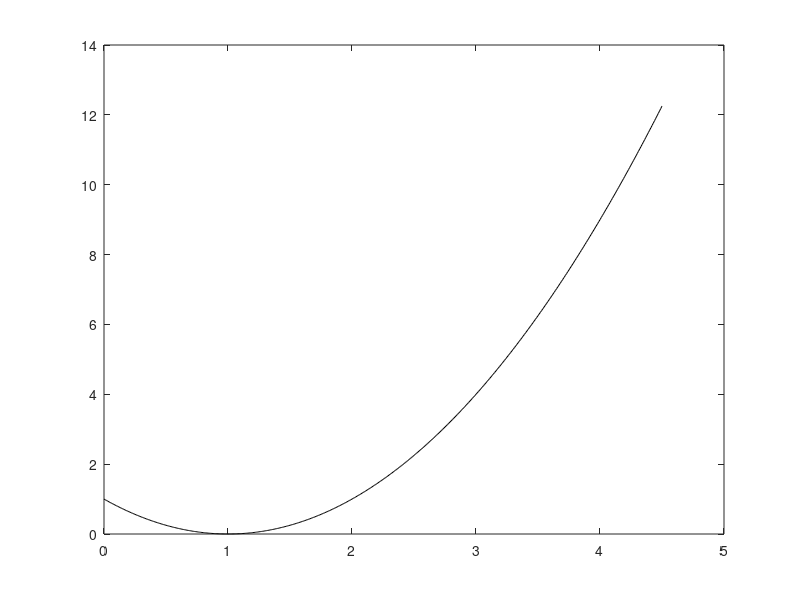

The MATLAB script that drew this image: (Note: this script raises an error after producing the figure.)
% Chapter 5: creating the images for Chapter 5 of my PhD Thesis.
% (c) Joachim Ganseman, october 2017

% NOTE: run this file while inside the 'tests' folder in Matlab for correct path

clear;
addpath(genpath('../'));     % add subdirectories to path. 

PRINTTOFILE = 0;

%% Part 0: plot the different beta divergences
% use equations in definition, substitute y=1 

deuc = @(x) (x.^2 -2.*x +1);
dkl = @(x) (x.*log(x) -x +1);
dis = @(x) (x -log(x) -1);

%note: Matlab2Tikz cannot handle fplot
%note: labels repositioned as tikz and matlab fonts differ.

figure;
%fplot(deuc, [0, 5], 'black');
plot(0:0.01:4.5, feval(deuc, 0:0.01:4.5), 'black');
%text(4.1,9,texlabel('d_{EUC}(x|y=1) = x^2 - 2x + 1'));
text(0.2,9,texlabel('d_{EUC}(x|y=1) = x^2 - 2x + 1'));
hold on;
%fplot(dkl, [0, 10], 'red');
plot(0:0.01:8.5, feval(dkl, 0:0.01:8.5), 'red');
text(5.5, 8.4,texlabel('d_{KL}(x|y=1) = x log(x) - x + 1'));
hold on;
%fplot(dis, [0, 10], 'blue');
plot(0:0.01:10, feval(dis, 0:0.01:10), 'blue');
text(6,2.8,texlabel('d_{IS}(x|y=1) = x - log(x) - 1'));
hold off;
grid on;
%limit plot height to y=10
ylim([0 10]);

%% if wanted, print to file
if PRINTTOFILE
    filename = '../../../thesis/images/chapter5/betafig.tex';
    matlab2tikz('height', '\figureheight', 'width', '\figurewidth', 'filename', filename, 'relativeDataPath', '.')
end

%% plot alpha distances in the same way
%dkl = @(x) (x.*log(x) -x +1);               %KL, alpha = 1.0
%dhell = @(x) -4.*(x.^0.5 -0.5.*x -0.5);      %Hellinger, alpha=0.5
dhell = @(x) 2.*(x.^0.5 -1).^2;
%dpear = @(x) (x.^2 -2.*x +1)./2.0;           %Pearson, alpha = 2.0
dpear = @(x) ((x-1).^2)./2;
%dkldual = @(x) (log(1.0./x) +x -1);            %KL dual, alpha = 0
dkldual = @(x) -log(x) +x -1; 
dneyman = @(x) (1./x + x -2)./2.0;               %Neyman X^2 , alpha = -1

figure;
plot(0:0.01:6, feval(dpear, 0:0.01:6), 'blue');
hold on;
plot(0:0.01:9, feval(dkl, 0:0.01:9), 'red');
hold on;
plot(0:0.01:11, feval(dhell, 0:0.01:11), 'black');
hold on;
plot(0:0.01:14, feval(dkldual, 0:0.01:14), 'green');
hold on;
plot(0:0.01:14, feval(dneyman, 0:0.01:14), 'magenta');
hold off;
grid on;
legend(...
    {'$d_{Pearson}(x|y=1) = \frac{1}{2}(x-1)^2$',...    %\alpha = 2 :  
    '$d_{KL}(x|y=1) = x log(x) - x + 1$',...                %\alpha = 1 : 
    '$d_{Hellinger}(x|y=1) = 2 (\sqrt{x} -1)^2$',...  %\alpha = 0.5 : 
    '$d_{KLdual}(x|y=1) = x -log(x) -1$',...     %\alpha = 0 :
    '$d_{Neyman}(x|y=1) = \frac{1}{2} (\frac{1}{x} +x -2)$'},...     %\alpha = 0 :
    'Interpreter', 'latex', 'Location', 'southeast')
ylim([0 10]); %limit plot height to y=10

if PRINTTOFILE
    filename = '../../../thesis/images/chapter5/alphafig.tex';
    matlab2tikz('height', '\figureheight', 'width', '\figurewidth', 'filename', filename, 'relativeDataPath', '.')
end


%% Part 1: find a good plot of the plotBetaNMF test (testing optimal beta/power for NMF). 
% arguments: mean, median, stddev, (min, max) 
% (note: min, max currently not working due to data generation error in plotBetaNMF_3)

disp('display bss_eval metrics separating C4-E4-G4 piano chord w/ beta-nmf.')
make33grid('nmf-beta-test4-chord1-base48.mat', 'median', 'beta');

%%
disp('display bss_eval metrics separating C5-E5-G5 piano chord w/ beta-nmf.')
make33grid('nmf-beta-test4-chord1-base60.mat', 'median', 'beta');

%%
disp('display bss_eval metrics separating C6-E6-G6 piano chord w/ beta-nmf.')
make33grid('nmf-beta-test4-chord1-base72.mat', 'median', 'beta');

%%
disp('display bss_eval metrics separating C4-E4-G4 piano chord w/ alpha-nmf.')
make33grid('nmf-alpha-test1-chord1-base48.mat', 'median', 'alpha');

%%
disp('display bss_eval metrics separating C5-E5-G5 piano chord w/ alpha-nmf.')
make33grid('nmf-alpha-test1-chord1-base60.mat', 'median', 'alpha');

%%
disp('display bss_eval metrics separating C6-E6-G6 piano chord w/ alpha-nmf.')
make33grid('nmf-alpha-test1-chord1-base72.mat', 'median', 'alpha');

%% Turns out, best course of action is probably to display all SDR graphs. 
% SIR roughly corresponds, but is less tight/strict. 
% SAR is erratic, can go anywhere.

% moved to separate function at the bottom of this file
disp('display mean beta-nmf SDR test results.')
make33sdrbeta('mean', PRINTTOFILE);

%% moved to separate function at the bottom of this file
disp('display mean alpha-nmf SDR test results.')
make33sdralpha('mean', PRINTTOFILE);


%%
% ================================================================== %

% make a 3x3 grid of the SDR, SIR and SAR variables in given .mat file

function make33grid(variablename, whattoplot, usedalg)

load(variablename);

% set up as: arpeggiated mix of 3 sources from MAPS dataset
% for each power 0.5:0.1:2.5, for each beta 0.0:0.1:2.5, 3 SDR values [1;2;3]
% try to plot as 3 separate 3D plots

switch whattoplot
    case 'max'
        maketable = cell2mat(mySDRmax);
    case 'min'
        maketable = cell2mat(mySDRmin);
    case 'mean'
        maketable = cell2mat(mySDRmean);
    case 'median'
        maketable = cell2mat(mySDRmedian);
    case 'stddev'
        maketable = cell2mat(mySDRstddev);
    otherwise
        maketable = cell2mat(mySDR);% cat(1,mySDR{:})); % put into tabular format
end        

source1sdr = maketable(1:3:end, :)';
source2sdr = maketable(2:3:end, :)';
source3sdr = maketable(3:3:end, :)';

%only keep values larger than 0
source1sdr = max(0, source1sdr);
source2sdr = max(0, source2sdr);
source3sdr = max(0, source3sdr);

%display max value
%max(source1sdr(:)) 
% keep within the maximum and 5 dB below that?
% source1sdr = max(max(source1sdr(:))-5.0, source1sdr);

%some variables for plot details
nrcontours = 20;
myfontsize=10;

%% if necessary create new figure
figure;

%% plot these as a 3d mesh/contour plot

%
s1ax = subplot(3, 3, 1);
contourf(source1sdr, nrcontours);
colorbar;
title('C SDR', 'fontsize', myfontsize);
grid on;
ylabel(usedalg);
% draw line of maxima along x-axis
[~, xmaxes] = max(source1sdr);
hold on; plot( 1:1:size(xmaxes,2) , xmaxes, 'red', 'LineWidth', 1.0, 'Marker', '*'); hold off;
% draw line of maxima along y-axis
[~, ymaxes] = max(source1sdr');
hold on; plot( ymaxes , 1:1:size(ymaxes,2), 'green', 'LineWidth', 1.0, 'Marker', 'd'); hold off;

%
s2ax = subplot(3, 3, 2);
contourf(source2sdr, nrcontours);
colorbar;
title('E SDR', 'fontsize', myfontsize);
grid on;
% draw line of maxima along x-axis
[~, xmaxes] = max(source2sdr);
hold on; plot( 1:1:size(xmaxes,2) , xmaxes, 'red', 'LineWidth', 1.0, 'Marker', '*'); hold off;
% draw line of maxima along y-axis
[~, ymaxes] = max(source2sdr');
hold on; plot( ymaxes , 1:1:size(ymaxes,2), 'green', 'LineWidth', 1.0, 'Marker', 'd'); hold off;

%
s3ax = subplot(3, 3, 3);
contourf(source3sdr, nrcontours);
colorbar;
title('G SDR', 'fontsize', myfontsize);
grid on;
% draw line of maxima along x-axis
[~, xmaxes] = max(source3sdr);
hold on; plot( 1:1:size(xmaxes,2) , xmaxes, 'red', 'LineWidth', 1.0, 'Marker', '*'); hold off;
% draw line of maxima along y-axis
[~, ymaxes] = max(source3sdr');
hold on; plot( ymaxes , 1:1:size(ymaxes,2), 'green', 'LineWidth', 1.0, 'Marker', 'd'); hold off;

%% plot SIR

switch whattoplot
    case 'max'
        maketable = cell2mat(mySIRmax);
    case 'min'
        maketable = cell2mat(mySIRmin);
    case 'mean'
        maketable = cell2mat(mySIRmean);
    case 'median'
        maketable = cell2mat(mySIRmedian);
    case 'stddev'
        maketable = cell2mat(mySIRstddev);
    otherwise
        maketable = cell2mat(mySIR); %cat(1,mySIR{:})); % put into tabular format
end
source1sir = maketable(1:3:end, :)';
source2sir = maketable(2:3:end, :)';
source3sir = maketable(3:3:end, :)';

%only keep values larger than 0
source1sir = max(0, source1sir);
source2sir = max(0, source2sir);
source3sir = max(0, source3sir);

s4ax = subplot(3, 3, 4);
contourf(source1sir, nrcontours);
colorbar;
title('C SIR', 'fontsize', myfontsize);
grid on;
ylabel(usedalg);
% draw line of maxima along x-axis
[~, xmaxes] = max(source1sir);
hold on; plot( 1:1:size(xmaxes,2) , xmaxes, 'red', 'LineWidth', 1.0, 'Marker', '*'); hold off;
% draw line of maxima along y-axis
[~, ymaxes] = max(source1sir');
hold on; plot( ymaxes , 1:1:size(ymaxes,2), 'green', 'LineWidth', 1.0, 'Marker', 'd'); hold off;

%
s5ax = subplot(3, 3, 5);
contourf(source2sir, nrcontours);
colorbar;
title('E SIR', 'fontsize', myfontsize);
grid on;
% draw line of maxima along x-axis
[~, xmaxes] = max(source2sir);
hold on; plot( 1:1:size(xmaxes,2) , xmaxes, 'red', 'LineWidth', 1.0, 'Marker', '*'); hold off;
% draw line of maxima along y-axis
[~, ymaxes] = max(source2sir');
hold on; plot( ymaxes , 1:1:size(ymaxes,2), 'green', 'LineWidth', 1.0, 'Marker', 'd'); hold off;

%
s6ax = subplot(3, 3, 6);
contourf(source3sir, nrcontours);
colorbar;
title('G SIR', 'fontsize', myfontsize);
grid on;
% draw line of maxima along x-axis
[~, xmaxes] = max(source3sir);
hold on; plot( 1:1:size(xmaxes,2) , xmaxes, 'red', 'LineWidth', 1.0, 'Marker', '*'); hold off;
% draw line of maxima along y-axis
[~, ymaxes] = max(source3sir');
hold on; plot( ymaxes , 1:1:size(ymaxes,2), 'green', 'LineWidth', 1.0, 'Marker', 'd'); hold off;

%% plot SAR

switch whattoplot
    case 'max'
        maketable = cell2mat(mySARmax);
    case 'min'
        maketable = cell2mat(mySARmin);
    case 'mean'
        maketable = cell2mat(mySARmean);
    case 'median'
        maketable = cell2mat(mySARmedian);
    case 'stddev'
        maketable = cell2mat(mySARstddev);
    otherwise
        maketable = cell2mat(mySAR); %cat(1,mySAR{:})); % put into tabular format
end

source1sar = maketable(1:3:end, :)';
source2sar = maketable(2:3:end, :)';
source3sar = maketable(3:3:end, :)';

%only keep values larger than 0
source1sar = max(0, source1sar);
source2sar = max(0, source2sar);
source3sar = max(0, source3sar);

s7ax = subplot(3, 3, 7);
contourf(source1sar, nrcontours);
colorbar;
title('C SAR', 'fontsize', myfontsize);
grid on;
ylabel(usedalg);
xlabel('exponent');
% draw line of maxima along x-axis
[~, xmaxes] = max(source1sar);
hold on; plot( 1:1:size(xmaxes,2) , xmaxes, 'red', 'LineWidth', 1.0, 'Marker', '*'); hold off;
% draw line of maxima along y-axis
[~, ymaxes] = max(source1sar');
hold on; plot( ymaxes , 1:1:size(ymaxes,2), 'green', 'LineWidth', 1.0, 'Marker', 'd'); hold off;

%
s8ax = subplot(3, 3, 8);
contourf(source2sar, nrcontours);
colorbar;
title('E SAR', 'fontsize', myfontsize);
grid on;
xlabel('exponent');
% draw line of maxima along x-axis
[~, xmaxes] = max(source2sar);
hold on; plot( 1:1:size(xmaxes,2) , xmaxes, 'red', 'LineWidth', 1.0, 'Marker', '*'); hold off;
% draw line of maxima along y-axis
[~, ymaxes] = max(source2sar');
hold on; plot( ymaxes , 1:1:size(ymaxes,2), 'green', 'LineWidth', 1.0, 'Marker', 'd'); hold off;

%
s9ax = subplot(3, 3, 9);
contourf(source3sar, nrcontours);
colorbar;
title('G SAR', 'fontsize', myfontsize);
grid on;
xlabel('exponent');
% draw line of maxima along x-axis
[~, xmaxes] = max(source3sar);
hold on; plot( 1:1:size(xmaxes,2) , xmaxes, 'red', 'LineWidth', 1.0, 'Marker', '*'); hold off;
% draw line of maxima along y-axis
[~, ymaxes] = max(source3sar');
hold on; plot( ymaxes , 1:1:size(ymaxes,2), 'green', 'LineWidth', 1.0, 'Marker', 'd'); hold off;

%% set axes

switch usedalg
    case 'beta'
        set([s1ax, s2ax, s3ax, s4ax, s5ax, s6ax, s7ax, s8ax, s9ax],...
        'BoxStyle','full','Layer','top','YMinorTick','on','YTick',...
        [1 6 11 16 21 26],'YTickLabel',{'0.0','0.5','1.0','1.5','2.0','2.5'},...
        'XMinorTick','on','XTick',[1 6 11 16 21],'XTickLabel',...
        {'0.5','1.0','1.5','2.0','2.5'});
    case 'alpha'
        set([s1ax, s2ax, s3ax, s4ax, s5ax, s6ax, s7ax, s8ax, s9ax],...
        'BoxStyle','full','Layer','top','YMinorTick','on','YTick',...
        [1 5 9 13],'YTickLabel',{'-1.0','0.0','1.0', '2.0'},...
        'XMinorTick','on','XTick',[1 3 5 7 9],'XTickLabel',...
        {'0.5','1.0','1.5','2.0','2.5'});
    otherwise %default to beta
        set([s1ax, s2ax, s3ax, s4ax, s5ax, s6ax, s7ax, s8ax, s9ax],...
        'BoxStyle','full','Layer','top','YMinorTick','on','YTick',...
        [1 6 11 16 21 26],'YTickLabel',{'0.0','0.5','1.0','1.5','2.0','2.5'},...
        'XMinorTick','on','XTick',[1 6 11 16 21],'XTickLabel',...
        {'0.5','1.0','1.5','2.0','2.5'});
end

end %function make33grid


%%
% ================================================================== %

% make a 3x3 grid of all SDR variables in given .mat file, with color bar 
% separately at the bottom. (To export to EPS and then include in TeX)

function make33sdrbeta(whattoplot, PRINTTOFILE)

colormin = 0;
% to decide maximum of color bar, check:
% max(max([ source1sdr source2sdr source3sdr source4sdr source5sdr source6sdr source7sdr source8sdr source9sdr ] ))
colormax = 23;

load('nmf-beta-test4-chord1-base48.mat');
switch whattoplot
    case 'max'
        maketable = cell2mat(mySDRmax);
    case 'min'
        maketable = cell2mat(mySDRmin);
    case 'mean'
        maketable = cell2mat(mySDRmean);
    case 'median'
        maketable = cell2mat(mySDRmedian);
    case 'stddev'
        maketable = cell2mat(mySDRstddev);
    otherwise
        maketable = cell2mat(mySDR);% cat(1,mySDR{:})); % put into tabular format
end  
source1sdr = maketable(1:3:end, :)'; source1sdr = max(colormin, source1sdr);
source2sdr = maketable(2:3:end, :)'; source2sdr = max(colormin, source2sdr);
source3sdr = maketable(3:3:end, :)'; source3sdr = max(colormin, source3sdr);
load('nmf-beta-test4-chord1-base60.mat');
switch whattoplot
    case 'max'
        maketable = cell2mat(mySDRmax);
    case 'min'
        maketable = cell2mat(mySDRmin);
    case 'mean'
        maketable = cell2mat(mySDRmean);
    case 'median'
        maketable = cell2mat(mySDRmedian);
    case 'stddev'
        maketable = cell2mat(mySDRstddev);
    otherwise
        maketable = cell2mat(mySDR);% cat(1,mySDR{:})); % put into tabular format
end  
source4sdr = maketable(1:3:end, :)'; source4sdr = max(colormin, source4sdr);
source5sdr = maketable(2:3:end, :)'; source5sdr = max(colormin, source5sdr);
source6sdr = maketable(3:3:end, :)'; source6sdr = max(colormin, source6sdr);
load('nmf-beta-test4-chord1-base72.mat');
switch whattoplot
    case 'max'
        maketable = cell2mat(mySDRmax);
    case 'min'
        maketable = cell2mat(mySDRmin);
    case 'mean'
        maketable = cell2mat(mySDRmean);
    case 'median'
        maketable = cell2mat(mySDRmedian);
    case 'stddev'
        maketable = cell2mat(mySDRstddev);
    otherwise
        maketable = cell2mat(mySDR);% cat(1,mySDR{:})); % put into tabular format
end  
source7sdr = maketable(1:3:end, :)'; source7sdr = max(colormin, source7sdr);
source8sdr = maketable(2:3:end, :)'; source8sdr = max(colormin, source8sdr);
source9sdr = maketable(3:3:end, :)'; source9sdr = max(colormin, source9sdr);

nrcontours = 20;
myfontsize = 9;
figure1 = figure;
axes1 = axes('Parent',figure1);
sprows = 4;
spcols = 3;

s1ax = subplot(sprows, spcols, 1);
contourf(source1sdr, nrcontours);
title(['C4 (MIDI:48) ' whattoplot ' SDR'], 'fontsize', myfontsize); ylabel('Beta'); %xlabel('exponent');
% draw lines of maxima along x and y-axis
[~, xmaxes] = max(source1sdr); hold on; plot( 1:1:size(xmaxes,2) , xmaxes, 'red', 'LineWidth', 1.0, 'Marker', '*'); hold off;
[~, ymaxes] = max(source1sdr'); hold on; plot( ymaxes , 1:1:size(ymaxes,2), 'green', 'LineWidth', 1.0, 'Marker', 'd'); hold off;
grid on; caxis([colormin colormax]); %colorbar;

s2ax = subplot(sprows, spcols, 2);
contourf(source2sdr, nrcontours);
title(['E4 (MIDI:52) ' whattoplot ' SDR'], 'fontsize', myfontsize); %ylabel('Beta'); xlabel('exponent');
% draw lines of maxima along x and y-axis
[~, xmaxes] = max(source2sdr); hold on; plot( 1:1:size(xmaxes,2) , xmaxes, 'red', 'LineWidth', 1.0, 'Marker', '*'); hold off;
[~, ymaxes] = max(source2sdr'); hold on; plot( ymaxes , 1:1:size(ymaxes,2), 'green', 'LineWidth', 1.0, 'Marker', 'd'); hold off;
grid on; caxis([colormin colormax]); %colorbar;

s3ax = subplot(sprows, spcols, 3);
contourf(source3sdr, nrcontours);
title(['G4 (MIDI:55) ' whattoplot ' SDR'], 'fontsize', myfontsize); %ylabel('Beta'); xlabel('exponent');
% draw lines of maxima along x and y-axis
[~, xmaxes] = max(source3sdr); hold on; plot( 1:1:size(xmaxes,2) , xmaxes, 'red', 'LineWidth', 1.0, 'Marker', '*'); hold off;
[~, ymaxes] = max(source3sdr'); hold on; plot( ymaxes , 1:1:size(ymaxes,2), 'green', 'LineWidth', 1.0, 'Marker', 'd'); hold off;
grid on; caxis([colormin colormax]); %colorbar;

s4ax = subplot(sprows, spcols, 4);
contourf(source4sdr, nrcontours);
title(['C5 (MIDI:60) ' whattoplot ' SDR'], 'fontsize', myfontsize); ylabel('Beta'); %xlabel('exponent');
% draw lines of maxima along x and y-axis
[~, xmaxes] = max(source4sdr); hold on; plot( 1:1:size(xmaxes,2) , xmaxes, 'red', 'LineWidth', 1.0, 'Marker', '*'); hold off;
[~, ymaxes] = max(source4sdr'); hold on; plot( ymaxes , 1:1:size(ymaxes,2), 'green', 'LineWidth', 1.0, 'Marker', 'd'); hold off;
grid on; caxis([colormin colormax]); %colorbar;

s5ax = subplot(sprows, spcols, 5);
contourf(source5sdr, nrcontours);
title(['E5 (MIDI:64) ' whattoplot ' SDR'], 'fontsize', myfontsize); %ylabel('Beta'); xlabel('exponent');
% draw lines of maxima along x and y-axis
[~, xmaxes] = max(source5sdr); hold on; plot( 1:1:size(xmaxes,2) , xmaxes, 'red', 'LineWidth', 1.0, 'Marker', '*'); hold off;
[~, ymaxes] = max(source5sdr'); hold on; plot( ymaxes , 1:1:size(ymaxes,2), 'green', 'LineWidth', 1.0, 'Marker', 'd'); hold off;
grid on; caxis([colormin colormax]); %colorbar;

s6ax = subplot(sprows, spcols, 6);
contourf(source6sdr, nrcontours);
title(['G5 (MIDI:67) ' whattoplot ' SDR'], 'fontsize', myfontsize); %ylabel('Beta'); xlabel('exponent');
% draw lines of maxima along x and y-axis
[~, xmaxes] = max(source6sdr); hold on; plot( 1:1:size(xmaxes,2) , xmaxes, 'red', 'LineWidth', 1.0, 'Marker', '*'); hold off;
[~, ymaxes] = max(source6sdr'); hold on; plot( ymaxes , 1:1:size(ymaxes,2), 'green', 'LineWidth', 1.0, 'Marker', 'd'); hold off;
grid on; caxis([colormin colormax]); %colorbar;

s7ax = subplot(sprows, spcols, 7);
contourf(source7sdr, nrcontours);
title(['C6 (MIDI:72) ' whattoplot ' SDR'], 'fontsize', myfontsize); ylabel('Beta'); xlabel('exponent');
% draw lines of maxima along x and y-axis
[~, xmaxes] = max(source7sdr); hold on; plot( 1:1:size(xmaxes,2) , xmaxes, 'red', 'LineWidth', 1.0, 'Marker', '*'); hold off;
[~, ymaxes] = max(source7sdr'); hold on; plot( ymaxes , 1:1:size(ymaxes,2), 'green', 'LineWidth', 1.0, 'Marker', 'd'); hold off;
grid on; caxis([colormin colormax]); %colorbar;

s8ax = subplot(sprows, spcols, 8);
contourf(source8sdr, nrcontours);
title(['E6 (MIDI:76) ' whattoplot ' SDR'], 'fontsize', myfontsize); xlabel('exponent'); %ylabel('Beta');
% draw lines of maxima along x and y-axis
[~, xmaxes] = max(source8sdr); hold on; plot( 1:1:size(xmaxes,2) , xmaxes, 'red', 'LineWidth', 1.0, 'Marker', '*'); hold off;
[~, ymaxes] = max(source8sdr'); hold on; plot( ymaxes , 1:1:size(ymaxes,2), 'green', 'LineWidth', 1.0, 'Marker', 'd'); hold off;
grid on; caxis([colormin colormax]); %colorbar('southoutside')

s9ax = subplot(sprows, spcols, 9);
contourf(source9sdr, nrcontours);
title(['G6 (MIDI:79) ' whattoplot ' SDR'], 'fontsize', myfontsize); xlabel('exponent'); %ylabel('Beta');
% draw lines of maxima along x and y-axis
[~, xmaxes] = max(source9sdr); hold on; plot( 1:1:size(xmaxes,2) , xmaxes, 'red', 'LineWidth', 1.0, 'Marker', '*'); hold off;
[~, ymaxes] = max(source9sdr'); hold on; plot( ymaxes , 1:1:size(ymaxes,2), 'green', 'LineWidth', 1.0, 'Marker', 'd'); hold off;
grid on; caxis([colormin colormax]); %colorbar('Ticks',[0,5,10,15,20,25]); 

% set/link axes
set([s1ax, s2ax, s3ax, s4ax, s5ax, s6ax, s7ax, s8ax, s9ax],...
    'BoxStyle','full','Layer','top','YMinorTick','on','YTick',...
    [1 6 11 16 21 26],'YTickLabel',{'0.0','0.5','1.0','1.5','2.0','2.5'},...
    'XMinorTick','on','XTick',[1 6 11 16 21],'XTickLabel',...
    {'0.5','1.0','1.5','2.0','2.5'});
linkaxes([s1ax, s2ax, s3ax, s4ax, s5ax, s6ax, s7ax, s8ax, s9ax],'xy');

% put colorbar in new row
s11ax = subplot(sprows, spcols, 11);
axis off; caxis([colormin colormax]);
colorbar('northoutside', 'Ticks',[0,5,10,15,20,25]);

%% if wanted, print to file
if PRINTTOFILE
    filename = '../../../thesis/images/chapter5/betafig.tex';
    matlab2tikz('height', '\figureheight', 'width', '\figurewidth', 'filename', filename, 'relativeDataPath', '.')
end

%% Just for the fun of it, plot the average across all notes
source10sdr = (source1sdr+source2sdr+source3sdr+source4sdr+source5sdr+source6sdr+source7sdr+source8sdr+source9sdr)./9.0;
figure2 = figure;
contourf(source10sdr, nrcontours);
title([whattoplot ' SDR across 9 different notes']); ylabel('beta'); xlabel('exponent');
xticks(1:5:21); xticklabels({'0.5', '1.0', '1.5', '2.0', '2.5'});
yticks(1:5:26); yticklabels({'0.0', '0.5', '1.0', '1.5', '2.0', '2.5'});
% draw lines of maxima along x and y-axis
[~, xmaxes] = max(source10sdr); hold on; plot( 1:1:size(xmaxes,2) , xmaxes, 'red', 'LineWidth', 1.0, 'Marker', '*'); hold off;
[~, ymaxes] = max(source10sdr'); hold on; plot( ymaxes , 1:1:size(ymaxes,2), 'green', 'LineWidth', 1.0, 'Marker', 'd'); hold off;
% draw 1/x curve
dinv = @(x) 1./x;
hold on; plot(1:0.1:21, feval(dinv, 0.5:0.01:2.5).*10+1, '--b', 'LineWidth', 1); hold off;
grid on; colorbar;

%% if wanted, print to file
if PRINTTOFILE
    filename = ['../../../thesis/images/chapter5/betavsexponent' whattoplot '.tex'];
    matlab2tikz('height', '\figureheight', 'width', '\figurewidth', 'filename', filename, 'relativeDataPath', '.')
end

end %function make33sdrbeta

% make a 3x3 grid of all SDR variables in given .mat file, with color bar 
% separately at the bottom. (To export to EPS and then include in TeX)

function make33sdralpha(whattoplot, PRINTTOFILE)

colormin = 0;
% to decide maximum of color bar, check:
% max(max([ source1sdr source2sdr source3sdr source4sdr source5sdr source6sdr source7sdr source8sdr source9sdr ] ))
colormax = 23;

load('nmf-alpha-test1-chord1-base48.mat');
switch whattoplot
    case 'max'
        maketable = cell2mat(mySDRmax);
    case 'min'
        maketable = cell2mat(mySDRmin);
    case 'mean'
        maketable = cell2mat(mySDRmean);
    case 'median'
        maketable = cell2mat(mySDRmedian);
    case 'stddev'
        maketable = cell2mat(mySDRstddev);
    otherwise
        maketable = cell2mat(mySDR);% cat(1,mySDR{:})); % put into tabular format
end  
source1sdr = maketable(1:3:end, :)'; source1sdr = max(colormin, source1sdr);
source2sdr = maketable(2:3:end, :)'; source2sdr = max(colormin, source2sdr);
source3sdr = maketable(3:3:end, :)'; source3sdr = max(colormin, source3sdr);
load('nmf-alpha-test1-chord1-base60.mat');
switch whattoplot
    case 'max'
        maketable = cell2mat(mySDRmax);
    case 'min'
        maketable = cell2mat(mySDRmin);
    case 'mean'
        maketable = cell2mat(mySDRmean);
    case 'median'
        maketable = cell2mat(mySDRmedian);
    case 'stddev'
        maketable = cell2mat(mySDRstddev);
    otherwise
        maketable = cell2mat(mySDR);% cat(1,mySDR{:})); % put into tabular format
end  
source4sdr = maketable(1:3:end, :)'; source4sdr = max(colormin, source4sdr);
source5sdr = maketable(2:3:end, :)'; source5sdr = max(colormin, source5sdr);
source6sdr = maketable(3:3:end, :)'; source6sdr = max(colormin, source6sdr);
load('nmf-alpha-test1-chord1-base72.mat');
switch whattoplot
    case 'max'
        maketable = cell2mat(mySDRmax);
    case 'min'
        maketable = cell2mat(mySDRmin);
    case 'mean'
        maketable = cell2mat(mySDRmean);
    case 'median'
        maketable = cell2mat(mySDRmedian);
    case 'stddev'
        maketable = cell2mat(mySDRstddev);
    otherwise
        maketable = cell2mat(mySDR);% cat(1,mySDR{:})); % put into tabular format
end  
source7sdr = maketable(1:3:end, :)'; source7sdr = max(colormin, source7sdr);
source8sdr = maketable(2:3:end, :)'; source8sdr = max(colormin, source8sdr);
source9sdr = maketable(3:3:end, :)'; source9sdr = max(colormin, source9sdr);

nrcontours = 20;
myfontsize = 9;
figure1 = figure;
axes1 = axes('Parent',figure1);
sprows = 4;
spcols = 3;

s1ax = subplot(sprows, spcols, 1);
contourf(source1sdr, nrcontours);
title(['C4 (MIDI:48) ' whattoplot ' SDR'], 'fontsize', myfontsize); ylabel('Alpha'); %xlabel('exponent');
% draw lines of maxima along x and y-axis
[~, xmaxes] = max(source1sdr); hold on; plot( 1:1:size(xmaxes,2) , xmaxes, 'red', 'LineWidth', 1.0, 'Marker', '*'); hold off;
[~, ymaxes] = max(source1sdr'); hold on; plot( ymaxes , 1:1:size(ymaxes,2), 'green', 'LineWidth', 1.0, 'Marker', 'd'); hold off;
grid on; caxis([colormin colormax]); %colorbar;

s2ax = subplot(sprows, spcols, 2);
contourf(source2sdr, nrcontours);
title(['E4 (MIDI:52) ' whattoplot ' SDR'], 'fontsize', myfontsize); %ylabel('Alpha'); xlabel('exponent');
% draw lines of maxima along x and y-axis
[~, xmaxes] = max(source2sdr); hold on; plot( 1:1:size(xmaxes,2) , xmaxes, 'red', 'LineWidth', 1.0, 'Marker', '*'); hold off;
[~, ymaxes] = max(source2sdr'); hold on; plot( ymaxes , 1:1:size(ymaxes,2), 'green', 'LineWidth', 1.0, 'Marker', 'd'); hold off;
grid on; caxis([colormin colormax]); %colorbar;

s3ax = subplot(sprows, spcols, 3);
contourf(source3sdr, nrcontours);
title(['G4 (MIDI:55) ' whattoplot ' SDR'], 'fontsize', myfontsize); %ylabel('Alpha'); xlabel('exponent');
% draw lines of maxima along x and y-axis
[~, xmaxes] = max(source3sdr); hold on; plot( 1:1:size(xmaxes,2) , xmaxes, 'red', 'LineWidth', 1.0, 'Marker', '*'); hold off;
[~, ymaxes] = max(source3sdr'); hold on; plot( ymaxes , 1:1:size(ymaxes,2), 'green', 'LineWidth', 1.0, 'Marker', 'd'); hold off;
grid on; caxis([colormin colormax]); %colorbar;

s4ax = subplot(sprows, spcols, 4);
contourf(source4sdr, nrcontours);
title(['C5 (MIDI:60) ' whattoplot ' SDR'], 'fontsize', myfontsize); ylabel('Alpha'); %xlabel('exponent');
% draw lines of maxima along x and y-axis
[~, xmaxes] = max(source4sdr); hold on; plot( 1:1:size(xmaxes,2) , xmaxes, 'red', 'LineWidth', 1.0, 'Marker', '*'); hold off;
[~, ymaxes] = max(source4sdr'); hold on; plot( ymaxes , 1:1:size(ymaxes,2), 'green', 'LineWidth', 1.0, 'Marker', 'd'); hold off;
grid on; caxis([colormin colormax]); %colorbar;

s5ax = subplot(sprows, spcols, 5);
contourf(source5sdr, nrcontours);
title(['E5 (MIDI:64) ' whattoplot ' SDR'], 'fontsize', myfontsize); %ylabel('Alpha'); xlabel('exponent');
% draw lines of maxima along x and y-axis
[~, xmaxes] = max(source5sdr); hold on; plot( 1:1:size(xmaxes,2) , xmaxes, 'red', 'LineWidth', 1.0, 'Marker', '*'); hold off;
[~, ymaxes] = max(source5sdr'); hold on; plot( ymaxes , 1:1:size(ymaxes,2), 'green', 'LineWidth', 1.0, 'Marker', 'd'); hold off;
grid on; caxis([colormin colormax]); %colorbar;

s6ax = subplot(sprows, spcols, 6);
contourf(source6sdr, nrcontours);
title(['G5 (MIDI:67) ' whattoplot ' SDR'], 'fontsize', myfontsize); %ylabel('Alpha'); xlabel('exponent');
% draw lines of maxima along x and y-axis
[~, xmaxes] = max(source6sdr); hold on; plot( 1:1:size(xmaxes,2) , xmaxes, 'red', 'LineWidth', 1.0, 'Marker', '*'); hold off;
[~, ymaxes] = max(source6sdr'); hold on; plot( ymaxes , 1:1:size(ymaxes,2), 'green', 'LineWidth', 1.0, 'Marker', 'd'); hold off;
grid on; caxis([colormin colormax]); %colorbar;

s7ax = subplot(sprows, spcols, 7);
contourf(source7sdr, nrcontours);
title(['C6 (MIDI:72) ' whattoplot ' SDR'], 'fontsize', myfontsize); ylabel('Alpha'); xlabel('exponent');
% draw lines of maxima along x and y-axis
[~, xmaxes] = max(source7sdr); hold on; plot( 1:1:size(xmaxes,2) , xmaxes, 'red', 'LineWidth', 1.0, 'Marker', '*'); hold off;
[~, ymaxes] = max(source7sdr'); hold on; plot( ymaxes , 1:1:size(ymaxes,2), 'green', 'LineWidth', 1.0, 'Marker', 'd'); hold off;
grid on; caxis([colormin colormax]); %colorbar;

s8ax = subplot(sprows, spcols, 8);
contourf(source8sdr, nrcontours);
title(['E6 (MIDI:76) ' whattoplot ' SDR'], 'fontsize', myfontsize); xlabel('exponent'); %ylabel('Alpha');
% draw lines of maxima along x and y-axis
[~, xmaxes] = max(source8sdr); hold on; plot( 1:1:size(xmaxes,2) , xmaxes, 'red', 'LineWidth', 1.0, 'Marker', '*'); hold off;
[~, ymaxes] = max(source8sdr'); hold on; plot( ymaxes , 1:1:size(ymaxes,2), 'green', 'LineWidth', 1.0, 'Marker', 'd'); hold off;
grid on; caxis([colormin colormax]); %colorbar('southoutside')

s9ax = subplot(sprows, spcols, 9);
contourf(source9sdr, nrcontours);
title(['G6 (MIDI:79) ' whattoplot ' SDR'], 'fontsize', myfontsize); xlabel('exponent'); %ylabel('Alpha');
% draw lines of maxima along x and y-axis
[~, xmaxes] = max(source9sdr); hold on; plot( 1:1:size(xmaxes,2) , xmaxes, 'red', 'LineWidth', 1.0, 'Marker', '*'); hold off;
[~, ymaxes] = max(source9sdr'); hold on; plot( ymaxes , 1:1:size(ymaxes,2), 'green', 'LineWidth', 1.0, 'Marker', 'd'); hold off;
grid on; caxis([colormin colormax]); %colorbar('Ticks',[0,5,10,15,20,25]); 

% set/link axes
set([s1ax, s2ax, s3ax, s4ax, s5ax, s6ax, s7ax, s8ax, s9ax],...
        'BoxStyle','full','Layer','top','YMinorTick','on','YTick',...
        [1 5 9 13],'YTickLabel',{'-1.0','0.0','1.0', '2.0'},...
        'XMinorTick','on','XTick',[1 3 5 7 9],'XTickLabel',...
        {'0.5','1.0','1.5','2.0','2.5'});
linkaxes([s1ax, s2ax, s3ax, s4ax, s5ax, s6ax, s7ax, s8ax, s9ax],'xy');

% put colorbar in new row
s11ax = subplot(sprows, spcols, 11);
axis off; caxis([colormin colormax]);
colorbar('northoutside', 'Ticks',[0,5,10,15,20,25]);

%% if wanted, print to file
if PRINTTOFILE
    filename = '../../../thesis/images/chapter5/alphafig.tex';
    matlab2tikz('height', '\figureheight', 'width', '\figurewidth', 'filename', filename, 'relativeDataPath', '.')
end

%% Just for the fun of it, plot the average across all notes
source10sdr = (source1sdr+source2sdr+source3sdr+source4sdr+source5sdr+source6sdr+source7sdr+source8sdr+source9sdr)./9.0;
figure2 = figure;
contourf(source10sdr, nrcontours);
title([whattoplot ' SDR across 9 different notes']); ylabel('alpha'); xlabel('exponent');
xticks([1 3 5 7 9]); xticklabels({'0.5', '1.0', '1.5', '2.0', '2.5'});
yticks([1 5 9 13]); yticklabels({'-1.0','0.0','1.0', '2.0'});
% draw lines of maxima along x and y-axis
[~, xmaxes] = max(source10sdr); hold on; plot( 1:1:size(xmaxes,2) , xmaxes, 'red', 'LineWidth', 1.0, 'Marker', '*'); hold off;
[~, ymaxes] = max(source10sdr'); hold on; plot( ymaxes , 1:1:size(ymaxes,2), 'green', 'LineWidth', 1.0, 'Marker', 'd'); hold off;
% draw 1/x curve
dinv = @(x) 1./x;
%hold on; plot(1:0.1:21, feval(dinv, 0.5:0.01:2.5).*10+1, '--b', 'LineWidth', 1); hold off;
grid on; colorbar;

%% if wanted, print to file
if PRINTTOFILE
    filename = ['../../../thesis/images/chapter5/betavsexponent' whattoplot '.tex'];
    matlab2tikz('height', '\figureheight', 'width', '\figurewidth', 'filename', filename, 'relativeDataPath', '.')
end

end %function make33sdralpha

